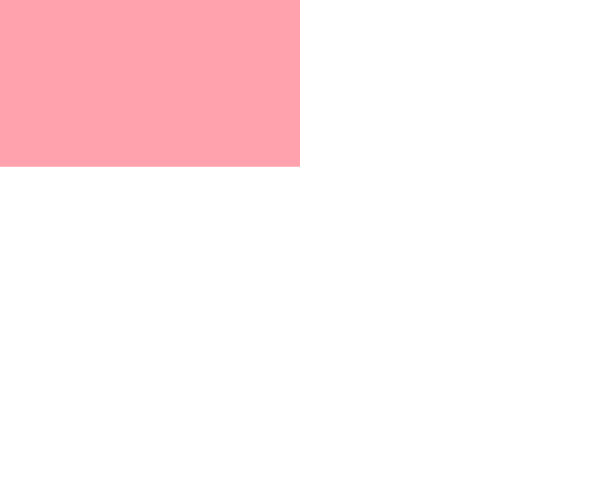
Frame 1 (no input)
Frame 60 (no input): identical to frame 1, image omitted
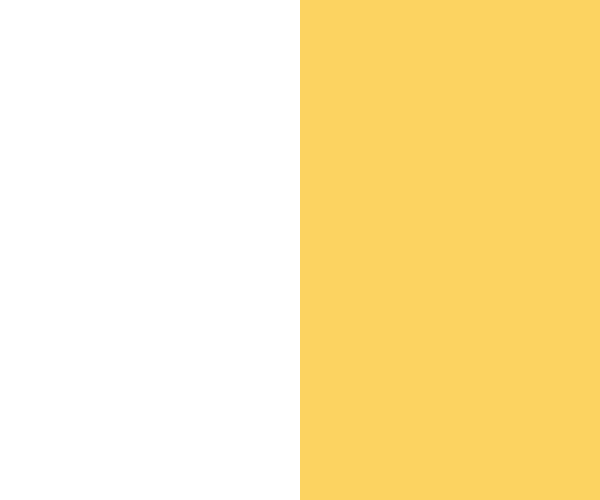
Frame 120 (the mouse pressed at the canvas centre since frame 60)

The p5.js sketch that drew these frames (run headless with seeded random() and noise() and a simulated clock; from frame 60 on, the mouse is pressed at the canvas centre):

// p5.js sketch
// ── sketch.js
function setup() {
  createCanvas(600,500);
  background(255);

}

function draw() {
  }

 function mouseMoved(){
 	background(255);
 
  if (mouseX < (width/2) && mouseY < (height/3)){	
  	noStroke();
  	fill(255,162,173);
  	rect(0,0,width/2,height/3);
  }

  else if(mouseX < (width/2) && mouseY > (height/3)){
  	noStroke();
  	fill(47,182,185);
  	rect(0,height/3,width/2,height*(2/3));

  }

  else{
  	noStroke();
  	fill(252,211,97);
  	rect(300,0,width/2,height);
  }

  if(mouseX == 500){
  	noStroke();
  	fill(235,185,255);
  	rect(500,0,100,height);
  }

}
